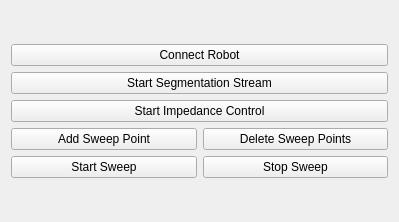
<?xml version="1.0" encoding="UTF-8"?>
<ui version="4.0">
 <class>Controller</class>
 <widget class="QWidget" name="Controller">
  <property name="geometry">
   <rect>
    <x>0</x>
    <y>0</y>
    <width>399</width>
    <height>222</height>
   </rect>
  </property>
  <property name="windowTitle">
   <string>Form</string>
  </property>
  <layout class="QGridLayout" name="gridLayout_2">
   <item row="0" column="0">
    <layout class="QVBoxLayout" name="verticalLayout">
     <item>
      <widget class="QPushButton" name="pbtConnectRobot">
       <property name="text">
        <string>Connect Robot</string>
       </property>
      </widget>
     </item>
     <item>
      <widget class="QPushButton" name="pbtSegmentation">
       <property name="text">
        <string>Start Segmentation Stream</string>
       </property>
      </widget>
     </item>
     <item>
      <widget class="QPushButton" name="pbtnImpedanceCtrl">
       <property name="text">
        <string>Start Impedance Control</string>
       </property>
      </widget>
     </item>
     <item>
      <layout class="QHBoxLayout" name="horizontalLayout_2">
       <item>
        <widget class="QPushButton" name="pbtnAddPoint">
         <property name="text">
          <string>Add Sweep Point</string>
         </property>
        </widget>
       </item>
       <item>
        <widget class="QPushButton" name="pbtnDeletePoints">
         <property name="text">
          <string>Delete Sweep Points</string>
         </property>
        </widget>
       </item>
      </layout>
     </item>
     <item>
      <layout class="QHBoxLayout" name="horizontalLayout">
       <item>
        <widget class="QPushButton" name="pbtStart">
         <property name="text">
          <string>Start Sweep</string>
         </property>
        </widget>
       </item>
       <item>
        <widget class="QPushButton" name="pbtStop">
         <property name="text">
          <string>Stop Sweep</string>
         </property>
        </widget>
       </item>
      </layout>
     </item>
    </layout>
   </item>
  </layout>
 </widget>
 <resources/>
 <connections/>
</ui>
